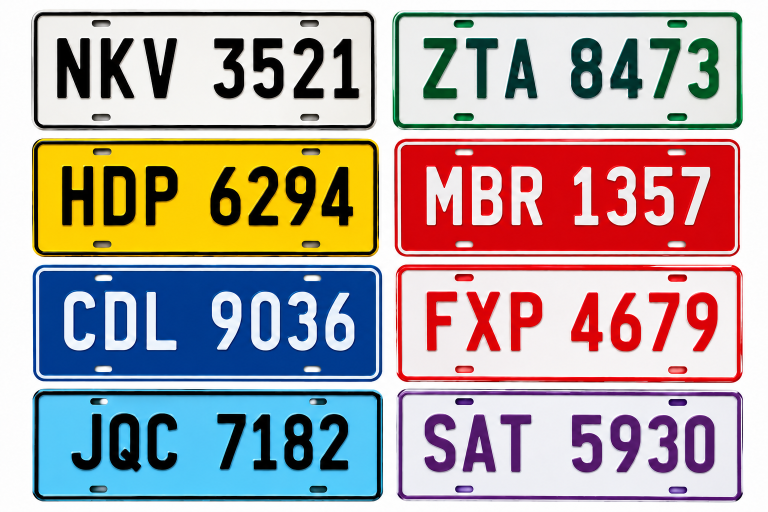
#> input picture Activity#5 - Text_Extraction/license.png, 1536 x 1024 px (shown at 1/2 size)
$ jupyter execute --allow-errors text_extraction.ipynb
#> lines starting #> are read from the running program, lines starting #| are printed output that depends on the picture; after the words box and inside, x2 and y2 are one past the last pixel; in counts of white or black regions, pixels touching at a corner belong together
# Activity 5 — Text Extraction

One photo holds several license plates side by side, so this detects each plate first, then runs the same character-extraction + OCR + color-classification pipeline on every one.

Imports, image file, and Tesseract setup.

[cell 1]
import os
import cv2
import numpy as np
import pandas as pd
import pytesseract
import shutil
from pathlib import Path
from collections import Counter
import matplotlib.pyplot as plt

plt.rcParams.update({'figure.dpi': 110, 'font.size': 10, 'axes.titleweight': 'bold'})

IMAGE_PATH = Path('license.png')
if not IMAGE_PATH.exists():
    raise FileNotFoundError(f"Could not find {IMAGE_PATH}")

# Tesseract: PATH, TESSERACT_CMD, or the default Windows install.
tesseract_cmd = os.environ.get('TESSERACT_CMD') or shutil.which('tesseract')
if not tesseract_cmd:
    windows_path = Path(os.environ.get('ProgramFiles', 'C:/Program Files')) / 'Tesseract-OCR/tesseract.exe'
    tesseract_cmd = str(windows_path) if windows_path.is_file() else None
#> (the rest of this cell did not finish here and is left out)

Detect each plate in the photo. (Unlike a folder of separate plate images, this is one composite photo, so the first step is finding where each plate sits before anything else can run.)

[cell 2]
def detect_plates(image):
    """Each plate is a solid block against the near-white page, so anything
    clearly darker than the page is a plate. Returns crops in reading order
    (left-to-right, top-to-bottom), each paired with its (x, y, w, h)."""
    gray = cv2.cvtColor(image, cv2.COLOR_BGR2GRAY)
    _, thresh = cv2.threshold(gray, 245, 255, cv2.THRESH_BINARY_INV)

    contours, _ = cv2.findContours(thresh, cv2.RETR_EXTERNAL, cv2.CHAIN_APPROX_SIMPLE)
    min_area = 0.01 * image.shape[0] * image.shape[1]
    boxes = [cv2.boundingRect(c) for c in contours if cv2.contourArea(c) >= min_area]

    # Group into rows (boxes whose y is close together), then sort each row left-to-right.
    boxes.sort(key=lambda b: b[1])
    row_tol = max(h for *_, h in boxes) * 0.5 if boxes else 0
    rows = []
    for box in boxes:
        for row in rows:
            if abs(row[0][1] - box[1]) < row_tol:
                row.append(box)
                break
        else:
            rows.append([box])
    rows.sort(key=lambda row: row[0][1])

    ordered = []
    for row in rows:
        row.sort(key=lambda b: b[0])
        ordered.extend(row)
    return [(image[y:y+h, x:x+w], (x, y, w, h)) for x, y, w, h in ordered]

Find the characters: crop, Otsu threshold, then keep tall, narrow contours (skips the plate border and the screw holes). `RETR_EXTERNAL` matters here — letters like P, D, 0, 9 have an enclosed loop, and `RETR_LIST` would also return that loop as its own tiny box.

[cell 3]
def find_characters(plate):
    """Return the cropped plate, its binary mask, and the sorted character boxes."""
    height, width = plate.shape[:2]
    crop = plate[int(height*0.15):int(height*0.85), int(width*0.035):int(width*0.965)]

    gray = cv2.cvtColor(crop, cv2.COLOR_BGR2GRAY)
    blur = cv2.GaussianBlur(gray, (3, 3), 0)
    _, binary = cv2.threshold(blur, 0, 255, cv2.THRESH_BINARY + cv2.THRESH_OTSU)
    if cv2.countNonZero(binary) < binary.size / 2:
        binary = cv2.bitwise_not(binary)  # make the background (majority) white

    contours, _ = cv2.findContours(255 - binary, cv2.RETR_EXTERNAL, cv2.CHAIN_APPROX_SIMPLE)
    ch, cw = crop.shape[:2]
    boxes = []
    for c in contours:
        x, y, w, h = cv2.boundingRect(c)
        if ch * 0.35 <= h <= ch * 0.95 and cw * 0.02 <= w <= cw * 0.16:
            boxes.append((x, y, w, h))
    return crop, binary, sorted(boxes, key=lambda b: b[0])

Classify the plate: yellow background means Public Utility, otherwise the character ink color decides.

[cell 4]
def classify_plate(crop, binary, boxes):
    """Return (category, background color name, character color name) from pixel colors."""
    hsv = cv2.cvtColor(crop, cv2.COLOR_BGR2HSV)

    char_mask = np.zeros(binary.shape, np.uint8)
    for x, y, w, h in boxes:
        char_mask[y:y+h, x:x+w] = 255
    ink = hsv[(char_mask == 255) & (binary == 0)]   # character pixels
    paper = hsv[binary == 255]                        # plate background pixels
    bg_h, bg_s, _ = np.median(paper, axis=0)
    ink_h, ink_s, ink_v = np.median(ink, axis=0)

    if 15 <= bg_h <= 35 and bg_s > 100:
        return 'Public Utility', 'yellow', 'black'

    if ink_s < 50 or ink_v < 25:
        ink_name = 'black'
    elif ink_h < 10 or ink_h > 170:
        ink_name = 'red'
    elif 35 <= ink_h <= 90:
        ink_name = 'green'
    elif 95 <= ink_h <= 130:
        ink_name = 'blue'
    else:
        ink_name = 'unknown'

    category = {'red': 'Government', 'green': 'E-Vehicle', 'blue': 'Diplomatic',
                'black': 'Private'}.get(ink_name, 'Unknown')
    bg_name = 'white' if bg_s < 60 else 'colored'
    return category, bg_name, ink_name

Read the text: OCR each character several ways (sizes, padding, page-segmentation modes), take the majority vote, then split into letters and digits at the widest horizontal gap.

[cell 5]
LETTERS = 'ABCDEFGHIJKLMNOPQRSTUVWXYZ'
DIGITS = '0123456789'

def read_character(binary, box, whitelist):
    """Vote across sizes, padding, and page-segmentation modes to stabilize one character."""
    x, y, w, h = box
    glyph = binary[y:y+h, x:x+w]
    votes = Counter()
    for size in (100, 140):
        resized = cv2.resize(glyph, None, fx=size / h, fy=size / h, interpolation=cv2.INTER_CUBIC)
        for pad in (20, 35):
            padded = cv2.copyMakeBorder(resized, pad, pad, pad, pad, cv2.BORDER_CONSTANT, value=255)
            _, padded = cv2.threshold(padded, 127, 255, cv2.THRESH_BINARY)
            for psm in (8, 10, 13):
                config = f'--psm {psm} -c tessedit_char_whitelist={whitelist}'
                text = pytesseract.image_to_string(padded, config=config).strip()
                if text and text[0] in whitelist:
                    votes[text[0]] += 1
    return votes.most_common(1)[0][0] if votes else '?'


def read_plate(binary, boxes):
    """Letters come before the widest gap, digits after it."""
    gaps = [boxes[i + 1][0] - (boxes[i][0] + boxes[i][2]) for i in range(len(boxes) - 1)]
    split = int(np.argmax(gaps)) + 1
    letters = ''.join(read_character(binary, b, LETTERS) for b in boxes[:split])
    digits = ''.join(read_character(binary, b, DIGITS) for b in boxes[split:])
    return f'{letters} {digits}'


def character_strip(binary, boxes):
    """Selected characters only, on white paper, for display."""
    clean = np.full_like(binary, 255)
    for x, y, w, h in boxes:
        clean[y:y+h, x:x+w] = binary[y:y+h, x:x+w]
    left, right = min(b[0] for b in boxes), max(b[0] + b[2] for b in boxes)
    top, bottom = min(b[1] for b in boxes), max(b[1] + b[3] for b in boxes)
    return cv2.copyMakeBorder(clean[top:bottom, left:right], 20, 20, 20, 20,
                               cv2.BORDER_CONSTANT, value=255)


def recognize_plate(image, box, index):
    crop, binary, boxes = find_characters(image)
    if not boxes:
        return {'file': f'plate_{index+1}', 'plate': '[none]', 'category': 'Unknown',
                'image': image, 'crop': crop, 'boxes': [], 'ocr_input': binary}
    category, background, ink = classify_plate(crop, binary, boxes)
    return {'file': f'plate_{index+1}', 'plate': read_plate(binary, boxes), 'category': category,
            'background': background, 'characters': ink, 'image': image, 'crop': crop,
            'boxes': boxes, 'ocr_input': character_strip(binary, boxes)}

Detect every plate, run the pipeline on each, and show every processing stage.

[cell 6]
image = cv2.imread(str(IMAGE_PATH))
#> image is the input picture: shape (1024, 1536, 3); mean B, G, R 162.3, 165, 177.3
plates = detect_plates(image)
#> in detect_plates, `gray = cv2.cvtColor(image, cv2.COLOR_BGR2GRAY)`:
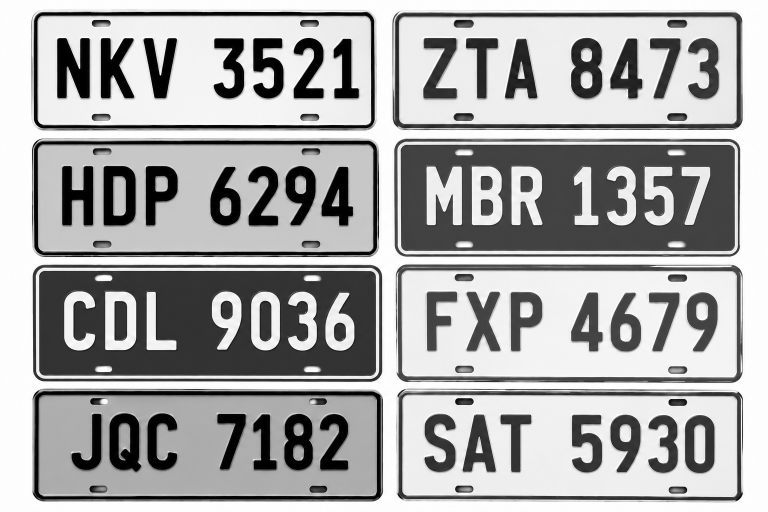
#> gray: shape (1024, 1536) (shown at 1/2 size); min 0, max 255, mean 168.4
#> in detect_plates, `_, thresh = cv2.threshold(gray, 245, 255, cv2.THRESH_BINARY_INV)`:
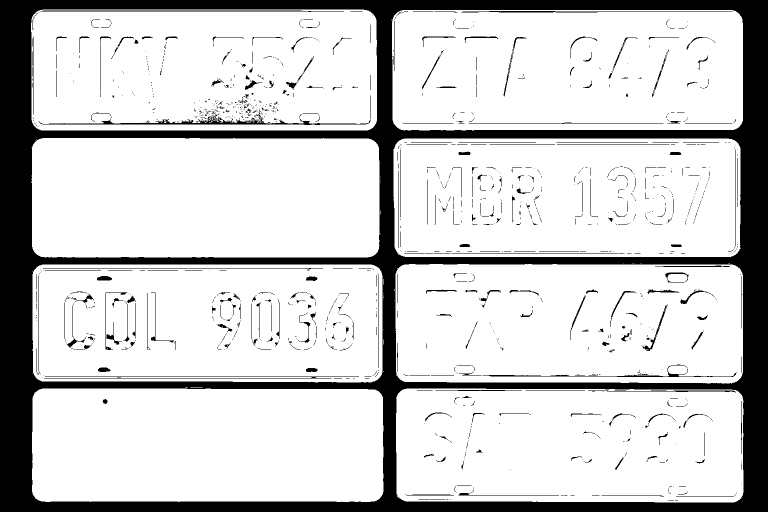
#> thresh: shape (1024, 1536) (shown at 1/2 size); 80.8% white; 1279 black regions (997 under 20 px)
#> in detect_plates, `contours, _ = cv2.findContours(thresh, cv2.RETR_EXTERNAL, cv2.CHAIN_AP..`: contours = 60 contours, 52 with area under 20; largest, box (x1, y1, x2, y2) and area: (784, 20, 1486, 261) 166951, (62, 19, 754, 261) 165728, (63, 276, 759, 515) 164163, (790, 528, 1486, 766) 162730, (788, 277, 1481, 514) 162621, (65, 529, 765, 764) 162617, (64, 777, 767, 1004) 156928, (792, 777, 1487, 1005) 155298
#> in detect_plates, `boxes = [cv2.boundingRect(c) for c in contours if cv2.contourArea(c) >..`: boxes = [(792, 777, 695, 228), (64, 777, 703, 227), (65, 529, 700, 235), (790, 528, 696, 238), (788, 277, 693, 237), (63, 276, 696, 239), (784, 20, 702, 241), (62, 19, 692, 242)]
#> in detect_plates, `row_tol = max(h for *_, h in boxes) * 0.5 if boxes else 0`: row_tol = 121
#> the loop in detect_plates, `for box in boxes:` made 8 passes
#> after the loop in detect_plates, `for box in boxes:`: row = [(792, 777, 695, 228), (64, 777, 703, 227)]; rows = [[(62, 19, 692, 242), (784, 20, 702, 241)], [(63, 276, 696, 239), (788, 277, 693, 237)], [(790, 528, 696, 238), (65, 529, 700, 235)], [(792, 777, 695, 228), (64, 777, 703, 227)]]
#> the loop in detect_plates, `for row in rows:` made 4 passes
#> after the loop in detect_plates, `for row in rows:`: ordered = [(62, 19, 692, 242), (784, 20, 702, 241), (63, 276, 696, 239), (788, 277, 693, 237), (65, 529, 700, 235), (790, 528, 696, 238), (64, 777, 703, 227), (792, 777, 695, 228)]
#> plates = 8 items
print(f"{len(plates)} plate(s) found")
#| 8 plate(s) found

#> (the rest of this cell did not finish here and is left out)

#> in find_characters, `crop = plate[int(height*0.15):int(height*0.85), int(width*0.035):int(w..`:
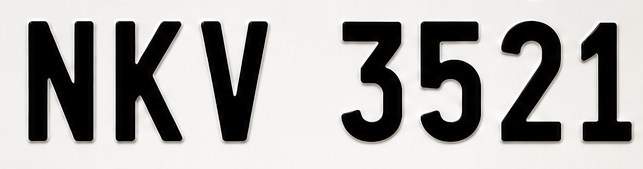
#> crop: shape (169, 643, 3); mean of channels 0, 1, 2 168.9, 171, 172; drawn as B, G, R
#> in find_characters, `_, binary = cv2.threshold(blur, 0, 255, cv2.THRESH_BINARY + cv2.THRESH..`:
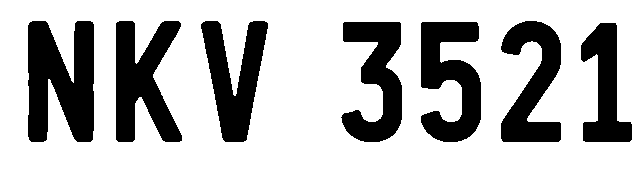
#> binary: shape (169, 643); 71.1% white; 7 black regions
#> in find_characters, `contours, _ = cv2.findContours(255 - binary, cv2.RETR_EXTERNAL, cv2.CH..`: contours = 7 contours; box (x1, y1, x2, y2) and area: (28, 21, 94, 142) 5774, (116, 21, 182, 142) 4670, (421, 22, 481, 142) 4397, (201, 21, 268, 142) 4094, (341, 22, 402, 142) 3986, (501, 21, 561, 142) 3908, (581, 23, 632, 142) 3076
#> the loop in find_characters, `for c in contours:` made 7 passes
#> (x, y, w, h) on passes 1 to 7: (581, 23, 51, 119), (421, 22, 60, 120), (341, 22, 61, 120), (501, 21, 60, 121), (201, 21, 67, 121), (116, 21, 66, 121), (28, 21, 66, 121)
#> after the loop in find_characters, `for c in contours:`: boxes = [(581, 23, 51, 119), (421, 22, 60, 120), (341, 22, 61, 120), (501, 21, 60, 121), (201, 21, 67, 121), (116, 21, 66, 121), (28, 21, 66, 121)]
#> in recognize_plate, `crop, binary, boxes = find_characters(image)`: boxes = [(28, 21, 66, 121), (116, 21, 66, 121), (201, 21, 67, 121), (341, 22, 61, 120), (421, 22, 60, 120), (501, 21, 60, 121), (581, 23, 51, 119)]
#> in recognize_plate, `crop, binary, boxes = find_characters(image)`:
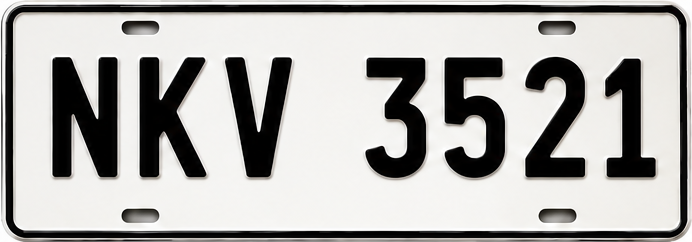
#> image: shape (242, 692, 3); mean of channels 0, 1, 2 171.3, 173.5, 174.6; drawn as B, G, R
#> in classify_plate, `hsv = cv2.cvtColor(crop, cv2.COLOR_BGR2HSV)`: hsv: shape (169, 643, 3); mean H, S, V 19.6, 18.5, 172.1
#> the loop in classify_plate, `for x, y, w, h in boxes:` made 7 passes
#> after the loop in classify_plate, `for x, y, w, h in boxes:`:
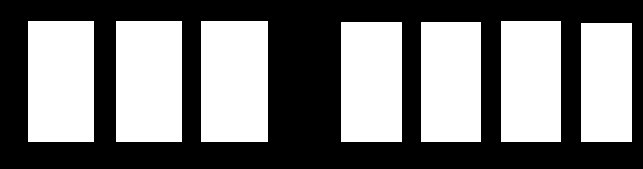
#> char_mask: shape (169, 643); 47.8% white; 7 white regions, largest, box (x1, y1, x2, y2) and area: (201, 21, 268, 142) 8107, (28, 21, 94, 142) 7986, (116, 21, 182, 142) 7986
#> in classify_plate, `bg_h, bg_s, _ = np.median(paper, axis=0)`: bg_h = 20; bg_s = 4
#> in classify_plate, `ink_h, ink_s, ink_v = np.median(ink, axis=0)`: ink_h = 0; ink_v = 2
#> in classify_plate, `bg_name = 'white' if bg_s < 60 else 'colored'`: bg_name = 'white'
#> in recognize_plate, `category, background, ink = classify_plate(crop, binary, boxes)`: category = 'Private'; background = 'white'; ink = 'black'
#> in read_plate, `gaps = [boxes[i + 1][0] - (boxes[i][0] + boxes[i][2]) for i in range(l..`: gaps = [22, 19, 73, 19, 20, 20]
#> in read_plate, `split = int(np.argmax(gaps)) + 1`: split = 3

fig, axes = plt.subplots(len(results), 3, figsize=(13, 3.1 * len(results)), squeeze=False)
for row, r in zip(axes, results):
    annotated = cv2.cvtColor(r['crop'], cv2.COLOR_BGR2RGB)
    for x, y, w, h in r['boxes']:
        cv2.rectangle(annotated, (x, y), (x + w, y + h), (0, 170, 60), 3)

    row[0].imshow(cv2.cvtColor(r['image'], cv2.COLOR_BGR2RGB)); row[0].set_title(r['file'], fontsize=9)
    row[1].imshow(annotated); row[1].set_title('Detected characters', fontsize=9)
    row[2].imshow(r['ocr_input'], cmap='gray'); row[2].set_title(f"OCR \u2192 {r['plate']}", fontsize=9)
    for ax in row:
        ax.axis('off')
plt.tight_layout()
plt.show()

$ run again, with Activity#5 - Text_Extraction/located plates.png copied over Activity#5 - Text_Extraction/license.png
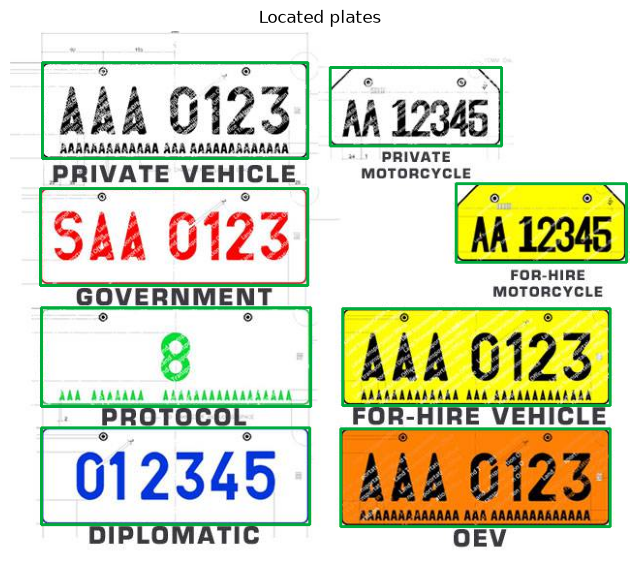
#> input picture Activity#5 - Text_Extraction/located plates.png, 640 x 574 px
#> image is the input picture: shape (574, 640, 3); mean B, G, R 190.6, 216.6, 216.5
#> in detect_plates, `_, thresh = cv2.threshold(gray, 245, 255, cv2.THRESH_BINARY_INV)`:
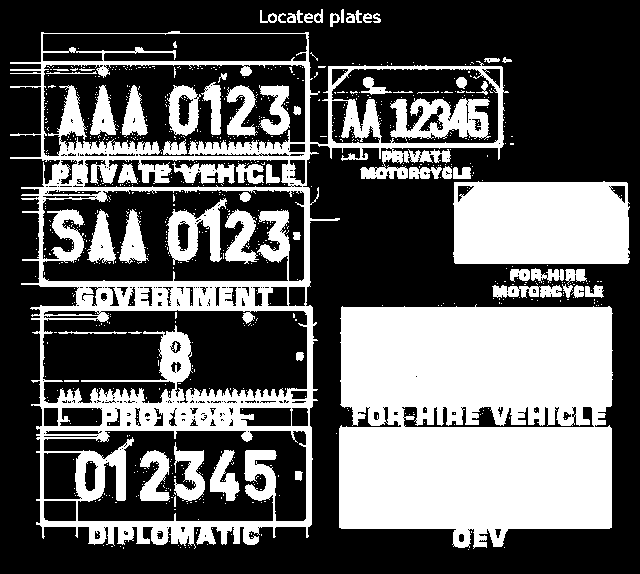
#> thresh: shape (574, 640); 37.7% white; 838 white regions (774 under 20 px)
#> in detect_plates, `contours, _ = cv2.findContours(thresh, cv2.RETR_EXTERNAL, cv2.CHAIN_AP..`: contours = 158 contours, 131 with area under 20; largest, box (x1, y1, x2, y2) and area: (10, 31, 509, 549) 149534, (339, 304, 613, 549) 59874, (453, 181, 630, 264) 14070, (492, 285, 562, 298) 562, (409, 167, 442, 179) 247
#> in detect_plates, `boxes = [cv2.boundingRect(c) for c in contours if cv2.contourArea(c) >..`: boxes = [(339, 304, 274, 245), (453, 181, 177, 83), (10, 31, 499, 518)]
#> row_tol = 259
#> the loop in detect_plates, `for box in boxes:` made 3 passes
#> after the loop in detect_plates, `for box in boxes:`: row = [(10, 31, 499, 518), (453, 181, 177, 83)]; rows = [[(10, 31, 499, 518), (453, 181, 177, 83)], [(339, 304, 274, 245)]]
#> the loop in detect_plates, `for row in rows:` made 2 passes
#> after the loop in detect_plates, `for row in rows:`: ordered = [(10, 31, 499, 518), (453, 181, 177, 83), (339, 304, 274, 245)]
#> plates = 3 items
#| 3 plate(s) found
#> binary: shape (363, 464); 73% white; 131 black regions (16 under 20 px)
#> in find_characters, `contours, _ = cv2.findContours(255 - binary, cv2.RETR_EXTERNAL, cv2.CH..`: contours = 88 contours, 4 with area under 20; largest, box (x1, y1, x2, y2) and area: (12, 79, 285, 363) 61496, (312, 319, 464, 363) 6491, (314, 199, 464, 317) 2591, (14, 0, 282, 52) 958, (403, 0, 461, 29) 868
#> the loop in find_characters, `for c in contours:` made 88 passes
#> (x, y, w, h) on passes 1 to 8: (69, 357, 8, 6), (149, 344, 28, 19), (114, 344, 28, 19), (49, 344, 27, 19), (219, 343, 29, 20), (189, 343, 18, 20), (82, 343, 16, 20), (215, 324, 10, 9)
#> after the loop in find_characters, `for c in contours:`: boxes = []
#> image: shape (518, 499, 3)
#> crop: shape (58, 164, 3)
#> blur: shape (58, 164)
#> binary: shape (58, 164); 72.5% white; 6 black regions
#> in find_characters (call 2), `contours, _ = cv2.findContours(255 - binary, cv2.RETR_EXTERNAL, cv2.CH..`: contours = 6 contours, 3 with area under 20; largest, box (x1, y1, x2, y2) and area: (60, 23, 152, 58) 1534, (12, 23, 48, 58) 598, (124, 0, 133, 10) 50
#> the loop in find_characters (call 2), `for c in contours:` made 6 passes
#> (x, y, w, h) on passes 1, 2, 4, 5, 6: (60, 23, 92, 35), (12, 23, 36, 35), (124, 0, 9, 10), (32, 0, 8, 8), (0, 0, 11, 11)
#> image: shape (83, 177, 3)
#> crop: shape (172, 255, 3)
#> blur: shape (172, 255)
#> binary: shape (172, 255); 70.5% white; 80 black regions (31 under 20 px)
#> in find_characters (call 3), `contours, _ = cv2.findContours(255 - binary, cv2.RETR_EXTERNAL, cv2.CH..`: contours = 80 contours, 58 with area under 20; largest, box (x1, y1, x2, y2) and area: (0, 63, 255, 84) 2378, (122, 112, 151, 161) 1136, (180, 112, 208, 162) 730, (215, 112, 244, 162) 714, (43, 112, 68, 162) 652
#> image: shape (245, 274, 3)
#> results = 3 items
#> the loop `for row, r in zip(axes, results):` made 3 passes
#> the loop `for ax, r in zip(np.atleast_1d(axes), results):` made 3 passes
#> `plt.show()`:
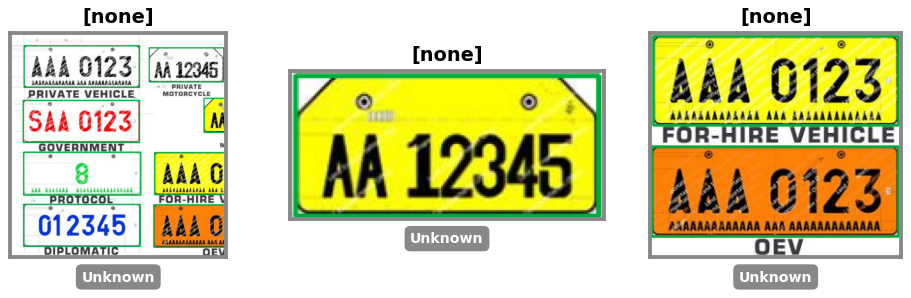
#> figure drawn by matplotlib, 3 panels
#> summary = table of 3 rows and 5 columns
